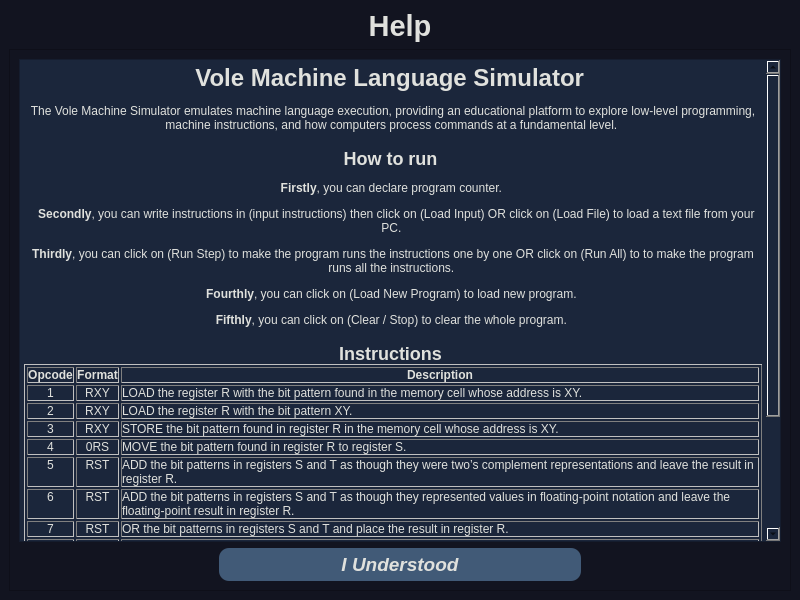
<?xml version="1.0" encoding="UTF-8"?>
<ui version="4.0">
 <class>Help</class>
 <widget class="QMainWindow" name="Help">
  <property name="geometry">
   <rect>
    <x>0</x>
    <y>0</y>
    <width>800</width>
    <height>600</height>
   </rect>
  </property>
  <property name="windowTitle">
   <string>VMLS Help</string>
  </property>
  <property name="styleSheet">
   <string notr="true">QMainWindow {
	background-color: rgb(18, 20, 32);
	color : rgb(224, 225, 221);
}

QFrame {
	background-color: rgb(27, 38, 59);
	color : rgb(224, 225, 221);
}

QLabel {
	color : rgb(224, 225, 221);
}</string>
  </property>
  <widget class="QWidget" name="centralwidget">
   <layout class="QGridLayout" name="gridLayout">
    <item row="0" column="0">
     <widget class="QLabel" name="label">
      <property name="maximumSize">
       <size>
        <width>16777215</width>
        <height>50</height>
       </size>
      </property>
      <property name="font">
       <font>
        <pointsize>22</pointsize>
        <bold>true</bold>
       </font>
      </property>
      <property name="styleSheet">
       <string notr="true">QLabel{
	color: rgb(224, 225, 221);
	background-color: rgb(18, 20, 32);
}</string>
      </property>
      <property name="text">
       <string>Help</string>
      </property>
      <property name="alignment">
       <set>Qt::AlignmentFlag::AlignCenter</set>
      </property>
     </widget>
    </item>
    <item row="1" column="0">
     <widget class="QScrollArea" name="scrollArea">
      <property name="styleSheet">
       <string notr="true">background-color: rgb(18, 20, 32);</string>
      </property>
      <property name="widgetResizable">
       <bool>true</bool>
      </property>
      <widget class="QWidget" name="scrollAreaWidgetContents_2">
       <property name="geometry">
        <rect>
         <x>0</x>
         <y>0</y>
         <width>776</width>
         <height>520</height>
        </rect>
       </property>
       <layout class="QGridLayout" name="gridLayout_2">
        <item row="0" column="0">
         <widget class="QTextBrowser" name="textBrowser">
          <property name="styleSheet">
           <string notr="true">background-color: rgb(27, 38, 59);</string>
          </property>
          <property name="html">
           <string>&lt;!DOCTYPE HTML PUBLIC &quot;-//W3C//DTD HTML 4.0//EN&quot; &quot;http://www.w3.org/TR/REC-html40/strict.dtd&quot;&gt;
&lt;html&gt;&lt;head&gt;&lt;meta name=&quot;qrichtext&quot; content=&quot;1&quot; /&gt;&lt;meta charset=&quot;utf-8&quot; /&gt;&lt;style type=&quot;text/css&quot;&gt;
p, li { white-space: pre-wrap; }
hr { height: 1px; border-width: 0; }
li.unchecked::marker { content: &quot;\2610&quot;; }
li.checked::marker { content: &quot;\2612&quot;; }
&lt;/style&gt;&lt;/head&gt;&lt;body style=&quot; font-family:'Segoe UI'; font-size:9pt; font-weight:400; font-style:normal;&quot;&gt;
&lt;h1 align=&quot;center&quot; style=&quot; margin-top:18px; margin-bottom:12px; margin-left:0px; margin-right:0px; -qt-block-indent:0; text-indent:0px;&quot;&gt;&lt;span style=&quot; font-size:xx-large; font-weight:700;&quot;&gt;Vole Machine Language Simulator &lt;/span&gt;&lt;/h1&gt;
&lt;p align=&quot;center&quot; style=&quot; margin-top:12px; margin-bottom:12px; margin-left:0px; margin-right:0px; -qt-block-indent:0; text-indent:0px;&quot;&gt;The Vole Machine Simulator emulates machine language execution, providing an educational platform to explore low-level programming, machine instructions, and how computers process commands at a fundamental level. &lt;/p&gt;
&lt;h2 align=&quot;center&quot; style=&quot; margin-top:16px; margin-bottom:12px; margin-left:0px; margin-right:0px; -qt-block-indent:0; text-indent:0px;&quot;&gt;&lt;span style=&quot; font-size:x-large; font-weight:700;&quot;&gt;How to run &lt;/span&gt;&lt;/h2&gt;
&lt;p align=&quot;center&quot; style=&quot; margin-top:12px; margin-bottom:12px; margin-left:0px; margin-right:0px; -qt-block-indent:0; text-indent:0px;&quot;&gt;&lt;span style=&quot; font-weight:700;&quot;&gt;Firstly&lt;/span&gt;, you can declare program counter. &lt;/p&gt;
&lt;p align=&quot;center&quot; style=&quot; margin-top:12px; margin-bottom:12px; margin-left:0px; margin-right:0px; -qt-block-indent:0; text-indent:0px;&quot;&gt;  &lt;span style=&quot; font-weight:700;&quot;&gt;Secondly&lt;/span&gt;, you can write instructions in (input instructions) then click on (Load Input) OR click on (Load File) to load a text file from your PC. &lt;/p&gt;
&lt;p align=&quot;center&quot; style=&quot; margin-top:12px; margin-bottom:12px; margin-left:0px; margin-right:0px; -qt-block-indent:0; text-indent:0px;&quot;&gt;&lt;span style=&quot; font-weight:700;&quot;&gt;Thirdly&lt;/span&gt;, you can click on (Run Step) to make the program runs the instructions one by one OR click on (Run All) to to make the program runs all the instructions. &lt;/p&gt;
&lt;p align=&quot;center&quot; style=&quot; margin-top:12px; margin-bottom:12px; margin-left:0px; margin-right:0px; -qt-block-indent:0; text-indent:0px;&quot;&gt;&lt;span style=&quot; font-weight:700;&quot;&gt;Fourthly&lt;/span&gt;, you can click on (Load New Program) to load new program. &lt;/p&gt;
&lt;p align=&quot;center&quot; style=&quot; margin-top:12px; margin-bottom:12px; margin-left:0px; margin-right:0px; -qt-block-indent:0; text-indent:0px;&quot;&gt;&lt;span style=&quot; font-weight:700;&quot;&gt;Fifthly&lt;/span&gt;, you can click on (Clear / Stop) to clear the whole program. &lt;/p&gt;
&lt;h2 align=&quot;center&quot; style=&quot; margin-top:16px; margin-bottom:12px; margin-left:0px; margin-right:0px; -qt-block-indent:0; text-indent:0px;&quot;&gt;&lt;span style=&quot; font-size:x-large; font-weight:700;&quot;&gt;Instructions &lt;/span&gt;&lt;/h2&gt;
&lt;table border=&quot;1&quot; style=&quot; margin-top:0px; margin-bottom:0px; margin-left:0px; margin-right:0px;&quot; cellspacing=&quot;2&quot; cellpadding=&quot;0&quot;&gt;
&lt;tr&gt;
&lt;td&gt;
&lt;p align=&quot;center&quot; style=&quot; margin-top:0px; margin-bottom:0px; margin-left:0px; margin-right:0px; -qt-block-indent:0; text-indent:0px;&quot;&gt;&lt;span style=&quot; font-weight:700;&quot;&gt;Opcode&lt;/span&gt;&lt;/p&gt;&lt;/td&gt;
&lt;td&gt;
&lt;p align=&quot;center&quot; style=&quot; margin-top:0px; margin-bottom:0px; margin-left:0px; margin-right:0px; -qt-block-indent:0; text-indent:0px;&quot;&gt;&lt;span style=&quot; font-weight:700;&quot;&gt;Format&lt;/span&gt;&lt;/p&gt;&lt;/td&gt;
&lt;td&gt;
&lt;p align=&quot;center&quot; style=&quot; margin-top:0px; margin-bottom:0px; margin-left:0px; margin-right:0px; -qt-block-indent:0; text-indent:0px;&quot;&gt;&lt;span style=&quot; font-weight:700;&quot;&gt;Description&lt;/span&gt;&lt;/p&gt;&lt;/td&gt;&lt;/tr&gt;
&lt;tr&gt;
&lt;td&gt;
&lt;p align=&quot;center&quot; style=&quot; margin-top:0px; margin-bottom:0px; margin-left:0px; margin-right:0px; -qt-block-indent:0; text-indent:0px;&quot;&gt;1&lt;/p&gt;&lt;/td&gt;
&lt;td&gt;
&lt;p align=&quot;center&quot; style=&quot; margin-top:0px; margin-bottom:0px; margin-left:0px; margin-right:0px; -qt-block-indent:0; text-indent:0px;&quot;&gt;RXY&lt;/p&gt;&lt;/td&gt;
&lt;td&gt;
&lt;p style=&quot; margin-top:0px; margin-bottom:0px; margin-left:0px; margin-right:0px; -qt-block-indent:0; text-indent:0px;&quot;&gt;LOAD the register R with the bit pattern found in the memory cell whose address is XY.&lt;/p&gt;&lt;/td&gt;&lt;/tr&gt;
&lt;tr&gt;
&lt;td&gt;
&lt;p align=&quot;center&quot; style=&quot; margin-top:0px; margin-bottom:0px; margin-left:0px; margin-right:0px; -qt-block-indent:0; text-indent:0px;&quot;&gt;2&lt;/p&gt;&lt;/td&gt;
&lt;td&gt;
&lt;p align=&quot;center&quot; style=&quot; margin-top:0px; margin-bottom:0px; margin-left:0px; margin-right:0px; -qt-block-indent:0; text-indent:0px;&quot;&gt;RXY&lt;/p&gt;&lt;/td&gt;
&lt;td&gt;
&lt;p style=&quot; margin-top:0px; margin-bottom:0px; margin-left:0px; margin-right:0px; -qt-block-indent:0; text-indent:0px;&quot;&gt;LOAD the register R with the bit pattern XY.&lt;/p&gt;&lt;/td&gt;&lt;/tr&gt;
&lt;tr&gt;
&lt;td&gt;
&lt;p align=&quot;center&quot; style=&quot; margin-top:0px; margin-bottom:0px; margin-left:0px; margin-right:0px; -qt-block-indent:0; text-indent:0px;&quot;&gt;3&lt;/p&gt;&lt;/td&gt;
&lt;td&gt;
&lt;p align=&quot;center&quot; style=&quot; margin-top:0px; margin-bottom:0px; margin-left:0px; margin-right:0px; -qt-block-indent:0; text-indent:0px;&quot;&gt;RXY&lt;/p&gt;&lt;/td&gt;
&lt;td&gt;
&lt;p style=&quot; margin-top:0px; margin-bottom:0px; margin-left:0px; margin-right:0px; -qt-block-indent:0; text-indent:0px;&quot;&gt;STORE the bit pattern found in register R in the memory cell whose address is XY.&lt;/p&gt;&lt;/td&gt;&lt;/tr&gt;
&lt;tr&gt;
&lt;td&gt;
&lt;p align=&quot;center&quot; style=&quot; margin-top:0px; margin-bottom:0px; margin-left:0px; margin-right:0px; -qt-block-indent:0; text-indent:0px;&quot;&gt;4&lt;/p&gt;&lt;/td&gt;
&lt;td&gt;
&lt;p align=&quot;center&quot; style=&quot; margin-top:0px; margin-bottom:0px; margin-left:0px; margin-right:0px; -qt-block-indent:0; text-indent:0px;&quot;&gt;0RS&lt;/p&gt;&lt;/td&gt;
&lt;td&gt;
&lt;p style=&quot; margin-top:0px; margin-bottom:0px; margin-left:0px; margin-right:0px; -qt-block-indent:0; text-indent:0px;&quot;&gt;MOVE the bit pattern found in register R to register S.&lt;/p&gt;&lt;/td&gt;&lt;/tr&gt;
&lt;tr&gt;
&lt;td&gt;
&lt;p align=&quot;center&quot; style=&quot; margin-top:0px; margin-bottom:0px; margin-left:0px; margin-right:0px; -qt-block-indent:0; text-indent:0px;&quot;&gt;5&lt;/p&gt;&lt;/td&gt;
&lt;td&gt;
&lt;p align=&quot;center&quot; style=&quot; margin-top:0px; margin-bottom:0px; margin-left:0px; margin-right:0px; -qt-block-indent:0; text-indent:0px;&quot;&gt;RST&lt;/p&gt;&lt;/td&gt;
&lt;td&gt;
&lt;p style=&quot; margin-top:0px; margin-bottom:0px; margin-left:0px; margin-right:0px; -qt-block-indent:0; text-indent:0px;&quot;&gt;ADD the bit patterns in registers S and T as though they were two’s complement representations and leave the result in register R.&lt;/p&gt;&lt;/td&gt;&lt;/tr&gt;
&lt;tr&gt;
&lt;td&gt;
&lt;p align=&quot;center&quot; style=&quot; margin-top:0px; margin-bottom:0px; margin-left:0px; margin-right:0px; -qt-block-indent:0; text-indent:0px;&quot;&gt;6&lt;/p&gt;&lt;/td&gt;
&lt;td&gt;
&lt;p align=&quot;center&quot; style=&quot; margin-top:0px; margin-bottom:0px; margin-left:0px; margin-right:0px; -qt-block-indent:0; text-indent:0px;&quot;&gt;RST&lt;/p&gt;&lt;/td&gt;
&lt;td&gt;
&lt;p style=&quot; margin-top:0px; margin-bottom:0px; margin-left:0px; margin-right:0px; -qt-block-indent:0; text-indent:0px;&quot;&gt;ADD the bit patterns in registers S and T as though they represented values in floating-point notation and leave the floating-point result in register R.&lt;/p&gt;&lt;/td&gt;&lt;/tr&gt;
&lt;tr&gt;
&lt;td&gt;
&lt;p align=&quot;center&quot; style=&quot; margin-top:0px; margin-bottom:0px; margin-left:0px; margin-right:0px; -qt-block-indent:0; text-indent:0px;&quot;&gt;7&lt;/p&gt;&lt;/td&gt;
&lt;td&gt;
&lt;p align=&quot;center&quot; style=&quot; margin-top:0px; margin-bottom:0px; margin-left:0px; margin-right:0px; -qt-block-indent:0; text-indent:0px;&quot;&gt;RST&lt;/p&gt;&lt;/td&gt;
&lt;td&gt;
&lt;p style=&quot; margin-top:0px; margin-bottom:0px; margin-left:0px; margin-right:0px; -qt-block-indent:0; text-indent:0px;&quot;&gt;OR the bit patterns in registers S and T and place the result in register R.&lt;/p&gt;&lt;/td&gt;&lt;/tr&gt;
&lt;tr&gt;
&lt;td&gt;
&lt;p align=&quot;center&quot; style=&quot; margin-top:0px; margin-bottom:0px; margin-left:0px; margin-right:0px; -qt-block-indent:0; text-indent:0px;&quot;&gt;8&lt;/p&gt;&lt;/td&gt;
&lt;td&gt;
&lt;p align=&quot;center&quot; style=&quot; margin-top:0px; margin-bottom:0px; margin-left:0px; margin-right:0px; -qt-block-indent:0; text-indent:0px;&quot;&gt;RST&lt;/p&gt;&lt;/td&gt;
&lt;td&gt;
&lt;p style=&quot; margin-top:0px; margin-bottom:0px; margin-left:0px; margin-right:0px; -qt-block-indent:0; text-indent:0px;&quot;&gt;AND the bit patterns in registers S and T and place the result in register R.&lt;/p&gt;&lt;/td&gt;&lt;/tr&gt;
&lt;tr&gt;
&lt;td&gt;
&lt;p align=&quot;center&quot; style=&quot; margin-top:0px; margin-bottom:0px; margin-left:0px; margin-right:0px; -qt-block-indent:0; text-indent:0px;&quot;&gt;9&lt;/p&gt;&lt;/td&gt;
&lt;td&gt;
&lt;p align=&quot;center&quot; style=&quot; margin-top:0px; margin-bottom:0px; margin-left:0px; margin-right:0px; -qt-block-indent:0; text-indent:0px;&quot;&gt;RST&lt;/p&gt;&lt;/td&gt;
&lt;td&gt;
&lt;p style=&quot; margin-top:0px; margin-bottom:0px; margin-left:0px; margin-right:0px; -qt-block-indent:0; text-indent:0px;&quot;&gt;EXCLUSIVE OR the bit patterns in registers S and T and place the result in register R.&lt;/p&gt;&lt;/td&gt;&lt;/tr&gt;
&lt;tr&gt;
&lt;td&gt;
&lt;p align=&quot;center&quot; style=&quot; margin-top:0px; margin-bottom:0px; margin-left:0px; margin-right:0px; -qt-block-indent:0; text-indent:0px;&quot;&gt;A&lt;/p&gt;&lt;/td&gt;
&lt;td&gt;
&lt;p align=&quot;center&quot; style=&quot; margin-top:0px; margin-bottom:0px; margin-left:0px; margin-right:0px; -qt-block-indent:0; text-indent:0px;&quot;&gt;0RS&lt;/p&gt;&lt;/td&gt;
&lt;td&gt;
&lt;p style=&quot; margin-top:0px; margin-bottom:0px; margin-left:0px; margin-right:0px; -qt-block-indent:0; text-indent:0px;&quot;&gt;ROTATE the bit pattern in register R one bit to the right X times. Each time place the bit that started at the low-order end at the high-order end.&lt;/p&gt;&lt;/td&gt;&lt;/tr&gt;
&lt;tr&gt;
&lt;td&gt;
&lt;p align=&quot;center&quot; style=&quot; margin-top:0px; margin-bottom:0px; margin-left:0px; margin-right:0px; -qt-block-indent:0; text-indent:0px;&quot;&gt;B&lt;/p&gt;&lt;/td&gt;
&lt;td&gt;
&lt;p align=&quot;center&quot; style=&quot; margin-top:0px; margin-bottom:0px; margin-left:0px; margin-right:0px; -qt-block-indent:0; text-indent:0px;&quot;&gt;RXY&lt;/p&gt;&lt;/td&gt;
&lt;td&gt;
&lt;p style=&quot; margin-top:0px; margin-bottom:0px; margin-left:0px; margin-right:0px; -qt-block-indent:0; text-indent:0px;&quot;&gt;JUMP to the location in the memory cell at address XY if the bit pattern in register R is equal to the bit pattern in register number 0. Otherwise, continue with the normal sequence of execution.&lt;/p&gt;&lt;/td&gt;&lt;/tr&gt;
&lt;tr&gt;
&lt;td&gt;
&lt;p align=&quot;center&quot; style=&quot; margin-top:0px; margin-bottom:0px; margin-left:0px; margin-right:0px; -qt-block-indent:0; text-indent:0px;&quot;&gt;C&lt;/p&gt;&lt;/td&gt;
&lt;td&gt;
&lt;p align=&quot;center&quot; style=&quot; margin-top:0px; margin-bottom:0px; margin-left:0px; margin-right:0px; -qt-block-indent:0; text-indent:0px;&quot;&gt;000&lt;/p&gt;&lt;/td&gt;
&lt;td&gt;
&lt;p style=&quot; margin-top:0px; margin-bottom:0px; margin-left:0px; margin-right:0px; -qt-block-indent:0; text-indent:0px;&quot;&gt;HALT execution.&lt;/p&gt;&lt;/td&gt;&lt;/tr&gt;
&lt;tr&gt;
&lt;td&gt;
&lt;p align=&quot;center&quot; style=&quot; margin-top:0px; margin-bottom:0px; margin-left:0px; margin-right:0px; -qt-block-indent:0; text-indent:0px;&quot;&gt;D&lt;/p&gt;&lt;/td&gt;
&lt;td&gt;
&lt;p align=&quot;center&quot; style=&quot; margin-top:0px; margin-bottom:0px; margin-left:0px; margin-right:0px; -qt-block-indent:0; text-indent:0px;&quot;&gt;RXY&lt;/p&gt;&lt;/td&gt;
&lt;td&gt;
&lt;p style=&quot; margin-top:0px; margin-bottom:0px; margin-left:0px; margin-right:0px; -qt-block-indent:0; text-indent:0px;&quot;&gt;JUMP to instruction in RAM cell XY if the content of register R is greater than (&amp;gt;) the content of register 0. Data is interpreted as integers in two's complement notation.&lt;/p&gt;&lt;/td&gt;&lt;/tr&gt;&lt;/table&gt;&lt;/body&gt;&lt;/html&gt;</string>
          </property>
         </widget>
        </item>
        <item row="1" column="0">
         <widget class="QPushButton" name="back">
          <property name="font">
           <font>
            <pointsize>14</pointsize>
            <italic>true</italic>
            <bold>true</bold>
           </font>
          </property>
          <property name="cursor">
           <cursorShape>PointingHandCursor</cursorShape>
          </property>
          <property name="styleSheet">
           <string notr="true">QPushButton {
	margin:0% 200%;
    background-color: rgb(65, 90, 119);
	color: rgb(224, 225, 221);
    border-radius: 10px;
    padding: 5px;
}

QPushButton:hover {
	background-color: rgb(119, 141, 169);
	color: rgb(224, 225, 221);
}</string>
          </property>
          <property name="text">
           <string>I Understood</string>
          </property>
         </widget>
        </item>
       </layout>
      </widget>
     </widget>
    </item>
   </layout>
  </widget>
 </widget>
 <resources/>
 <connections/>
</ui>
